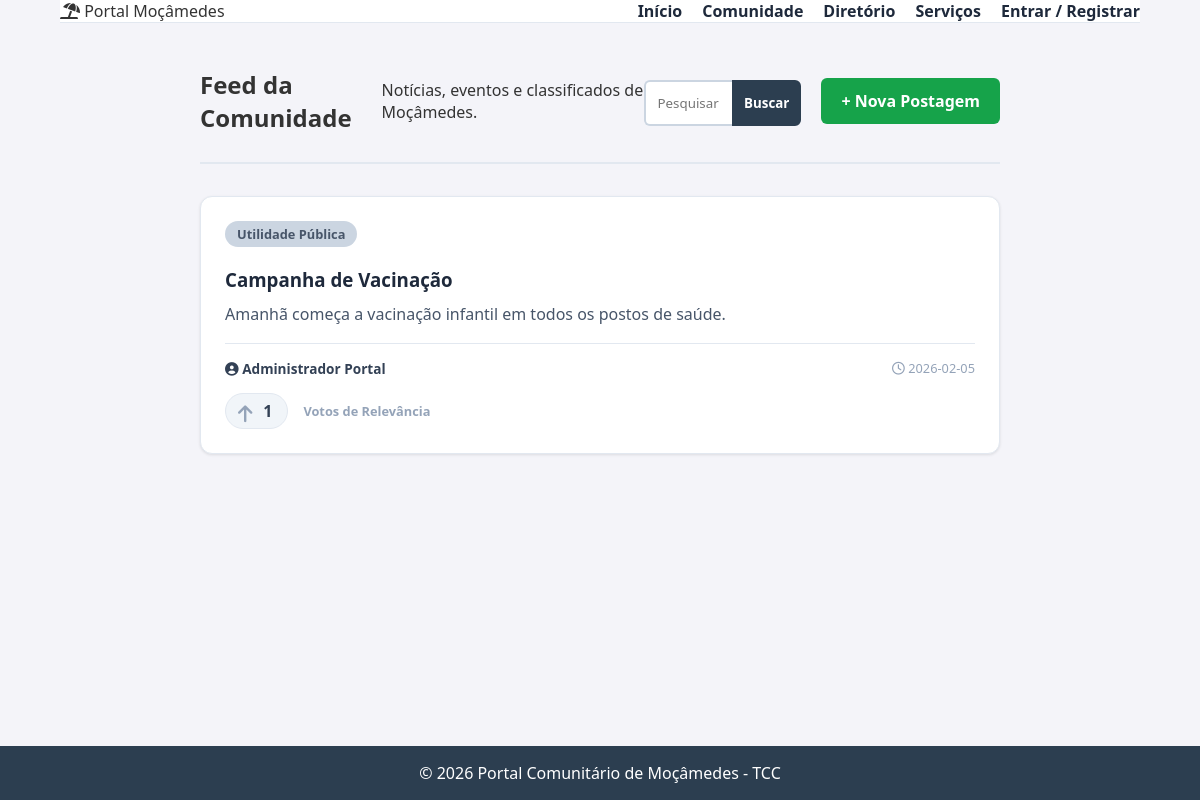
The page /feed on the database as committed earlier.
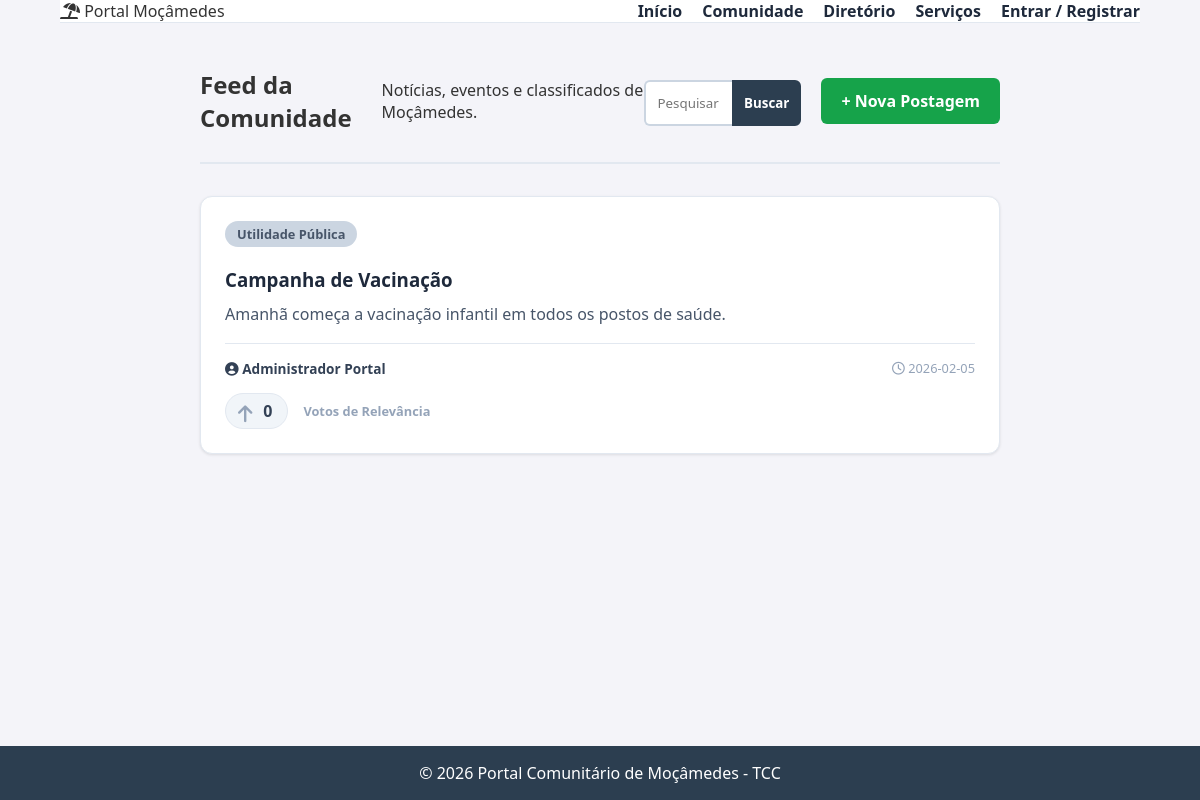
The same page on the database as committed later.
### tables this page shows
CREATE TABLE postagens (
    id INTEGER PRIMARY KEY AUTOINCREMENT,
    titulo TEXT,                -- Pode ser vazio se for só um desabafo social
    conteudo TEXT NOT NULL,
    categoria TEXT NOT NULL,    -- Notícia, Social, Utilidade Pública
    imagem TEXT,
    usuario_id INTEGER NOT NULL,
    likes_count INTEGER DEFAULT 0,
    data_criacao TIMESTAMP DEFAULT CURRENT_TIMESTAMP, fixado INTEGER DEFAULT 0, upvotes INTEGER DEFAULT 0,
    FOREIGN KEY (usuario_id) REFERENCES usuarios (id)
);

CREATE TABLE usuarios (
    id INTEGER PRIMARY KEY AUTOINCREMENT,
    nome TEXT NOT NULL,
    email TEXT UNIQUE,    -- Não é mais NOT NULL (pode ser vazio)
    telefone TEXT UNIQUE, -- Novo campo de login
    senha TEXT NOT NULL,
    funcao TEXT DEFAULT 'cidadao',
    foto_perfil TEXT DEFAULT 'default_profile.png',
    bio TEXT,
    data_cadastro TIMESTAMP DEFAULT CURRENT_TIMESTAMP
);

### app.py (the view)
@app.route('/feed')
def feed():
    conn = get_db_connection()
    busca = request.args.get('q')
    sql = '''
        SELECT postagens.*, usuarios.nome as autor_nome, usuarios.foto_perfil,

        (upvotes / (((strftime('%s', 'now') - strftime('%s', data_criacao)) / 3600.0) + 2.0)) AS score_relevancia

        FROM postagens
        JOIN usuarios ON postagens.usuario_id = usuarios.id
        WHERE 1=1
    '''
    params = []
    if busca:
        sql += ' AND (titulo LIKE ? OR conteudo LIKE ? OR categoria LIKE ?)'
        termo = f'%{busca}%'
        params.extend([termo, termo, termo])
    sql += ' ORDER BY fixado DESC, score_relevancia DESC, data_criacao DESC'
    postagens = conn.execute(sql, params).fetchall()
    meus_votos = []
    if 'user_id' in session:
        votos = conn.execute('SELECT postagem_id FROM postagens_upvotes WHERE usuario_id = ?', (session['user_id'],)).fetchall()
        meus_votos = [v['postagem_id'] for v in votos]
    conn.close()
    return render_template('feed.html', postagens=postagens, meus_votos=meus_votos)

### app.py (called while the page is built)
def get_db_connection():
    conn = sqlite3.connect('banco.db')
    conn.row_factory = sqlite3.Row
    return conn

### templates/feed.html (shortened to what this page needs)
{% extends "base.html" %}
{% block content %}
<div class="feed-container">
    <div class="feed-header">
        <h2>Feed da Comunidade</h2>
        <p>Notícias, eventos e classificados de Moçâmedes.</p>
        <div class="feed-actions">
            <form action="/feed" method="GET" class="search-proporcional flex-busca">
                <input type="text" name="q" placeholder="Pesquisar nas postagens e notícias..." value="{{ request.args.get('q', '') }}">
                <button type="submit">Buscar</button>
            </form>
            <a href="/admin" class="btn-create">+ Nova Postagem</a>
        </div>
    </div>
    <div class="posts-list">
        {% for post in postagens %}
            <div class="post-card {% if post.fixado %}post-fixado{% endif %}">
                <div style="display: flex; justify-content: space-between; align-items: center; margin-bottom: 10px;">
                    <div class="post-tag {{ post.categoria }}">{{ post.categoria }}</div>
                </div>
                <h3>{{ post.titulo }}</h3>
                <p>{{ post.conteudo }}</p>
                <div style="margin-top: 15px; padding-top: 15px; border-top: 1px solid #e2e8f0; display: flex; justify-content: space-between; align-items: center; font-size: 0.85rem; color: #64748b;">
                    <span style="font-weight: bold; color: #334155;"><i class="fas fa-user-circle"></i> {{ post.autor_nome }}</span>
                    <span class="post-date"><i class="far fa-clock"></i> {{ post.data_criacao[:10] }}</span>
                </div>
                <div style="margin-top: 15px; display: flex; align-items: center; gap: 15px;">
                    <div class="upvote-container">
                        <button class="btn-upvote {% if post.id in meus_votos %}active{% endif %}" onclick="votar({{ post.id }}, this)">
                            <i class="fas fa-arrow-up"></i>
                        </button>
                        <span class="upvote-count" id="count-{{ post.id }}">{{ post.upvotes if post.upvotes else 0 }}</span>
                    </div>
                    <span style="font-size: 0.8rem; color: #94a3b8; font-weight: bold;">Votos de Relevância</span>
                </div>
            </div>
        {% else %}
            <p style="text-align: center; color: #64748b; padding: 20px;">Nenhuma publicação no feed ainda.</p>
        {% endfor %}
    </div>
</div>
{% endblock %}

### templates/base.html (shortened to what this page needs)
<!DOCTYPE html>
<html lang="pt-ao">
<head>
    <link rel="stylesheet" href="{{ url_for('static', filename='css/style.css') }}">
    <link href="https://cdnjs.cloudflare.com/ajax/libs/font-awesome/6.0.0/css/all.min.css" rel="stylesheet">
</head>
<body>
    <nav class="navbar">
        <div class="logo">
            <i class="fas fa-umbrella-beach"></i> Portal Moçâmedes
        </div>
        <ul class="nav-links">
            <li><a href="{{ url_for('home') }}">Início</a></li>
            <li><a href="{{ url_for('feed') }}">Comunidade</a></li>
            <li><a href="{{ url_for('diretorio') }}">Diretório</a></li>
            <li><a href="{{ url_for('marketplace') }}">Serviços</a></li>
            {% if session.get('user_id') %}
                {% if session.get('user_funcao') == 'admin' %}
                    <li><a href="{{ url_for('admin') }}" style="color: #f59e0b;">Painel Admin</a></li>
                {% endif %}
                <li class="user-menu">
                    <span>Olá, {{ session.get('user_nome').split()[0] }}</span>
                    <a href="{{ url_for('logout') }}" class="btn-entrar" style="background-color: #ef4444;">Sair</a>
                </li>
            {% else %}
                <li><a href="{{ url_for('login') }}" class="btn-entrar">Entrar / Registrar</a></li>
            {% endif %}
        </ul>
    </nav>
    <div class="container">
        {% block content %}{% endblock %}
    </div>
    <footer>
        <p>&copy; 2026 Portal Comunitário de Moçâmedes - TCC</p>
    </footer>
</body>
</html>

### static/css/style.css (style rules this page uses)
* { margin: 0; padding: 0; box-sizing: border-box; font-family: 'Segoe UI', Tahoma, Geneva, Verdana, sans-serif; }
body { background-color: #f4f4f9; color: #333; display: flex; flex-direction: column; min-height: 100vh; }
.navbar { width: 90%; max-width: 1200px; margin: 0 auto; display: flex; justify-content: space-between; align-items: center; }
.nav-links { list-style: none; display: flex; gap: 20px; }
.nav-links a { color: #ecf0f1; text-decoration: none; font-size: 1rem; transition: color 0.3s; }
.container { width: 90%; max-width: 1200px; margin: 2rem auto; flex: 1; }
footer { background-color: #2c3e50; color: white; text-align: center; padding: 1rem; margin-top: auto; }
input, button { padding: 10px; width: 100%; margin-top: 5px; }
.feed-container { max-width: 800px; margin: 0 auto; }
.feed-header { display: flex; justify-content: space-between; align-items: center; margin-bottom: 2rem; border-bottom: 2px solid #e2e8f0; padding-bottom: 1rem; }
.btn-create { background-color: #16a34a; color: white; padding: 10px 20px; text-decoration: none; border-radius: 6px; font-weight: bold; }
.posts-list { display: flex; flex-direction: column; gap: 20px; }
.post-card { background: white; padding: 24px; border-radius: 12px; border: 1px solid #e2e8f0; box-shadow: 0 1px 3px rgba(0,0,0,0.1); }
.post-tag { display: inline-block; padding: 4px 12px; border-radius: 20px; font-size: 0.8rem; font-weight: bold; margin-bottom: 10px; background-color: #cbd5e1; color: #475569; }
.post-card h3 { margin-bottom: 10px; color: #1e293b; }
.post-card p { color: #475569; line-height: 1.6; margin-bottom: 15px; }
.post-date { font-size: 0.8rem; color: #94a3b8; }
.navbar { background-color: #ffffff !important; border-bottom: 1px solid #e2e8f0; }
.nav-links a { color: #1e293b !important; font-weight: 600; opacity: 1 !important; }
.search-proporcional { display: flex; gap: 0; }
.search-proporcional input { flex: 4; border-radius: 6px 0 0 6px; border-right: none; }
.search-proporcional button { flex: 1; border-radius: 0 6px 6px 0; }
.search-proporcional { display: flex; gap: 0; margin-bottom: 20px; }
.search-proporcional input { flex: 4; padding: 12px; border: 2px solid #cbd5e1; border-right: none; border-radius: 6px 0 0 6px; outline: none; }
.search-proporcional button { flex: 1; background: #2c3e50; color: white; border: 2px solid #2c3e50; border-radius: 0 6px 6px 0; cursor: pointer; font-weight: bold; }
.feed-actions { display: flex; justify-content: space-between; align-items: center; gap: 20px; margin-top: 20px; margin-bottom: 20px; }
.flex-busca { flex-grow: 1; max-width: 600px; margin: 0 !important; }
.btn-create { background-color: #16a34a; color: white; padding: 12px 20px; border-radius: 6px; text-decoration: none; font-weight: bold; white-space: nowrap; transition: background 0.3s; }
.upvote-container { display: flex; align-items: center; gap: 8px; background: #f1f5f9; padding: 5px 12px; border-radius: 20px; width: fit-content; border: 1px solid #e2e8f0; }
.btn-upvote { background: transparent; border: none; color: #94a3b8; font-size: 1.2rem; cursor: pointer; transition: all 0.2s ease; padding: 0; display: flex; align-items: center; }
.upvote-count { font-weight: bold; color: #334155; font-size: 1rem; min-width: 15px; text-align: center; }

Rows that differ between the two databases and show on the page:
changed postagens "Campanha de Vacinação": upvotes "1" → "0"
